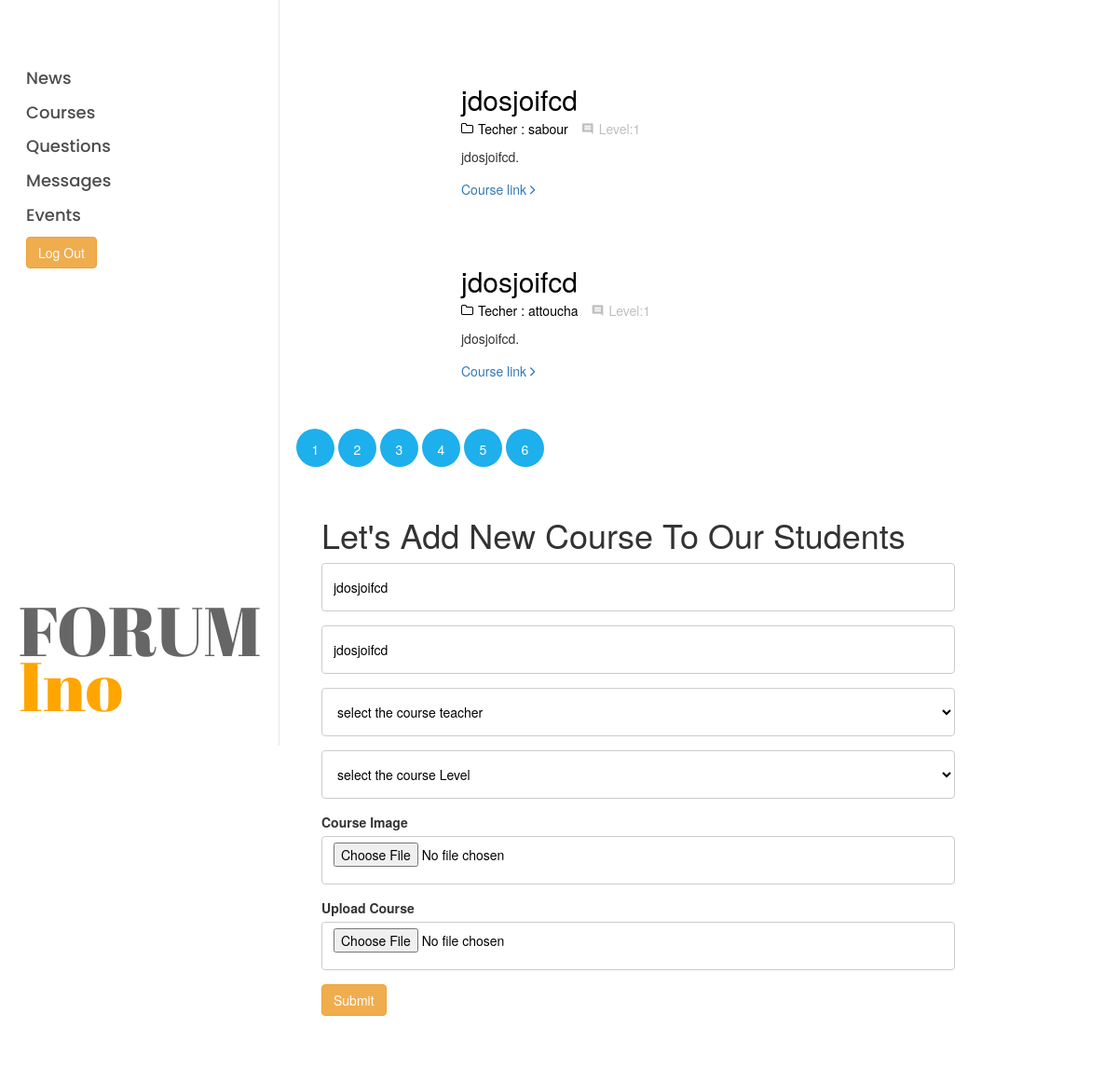
The app's page /andrea/Courses.php with its own data.
### tables this page shows
CREATE TABLE `course` (
  `numCourse` int(11) NOT NULL,
  `nameCourse` varchar(100) NOT NULL,
  `descriptionCourse` text NOT NULL,
  `level` int(11) NOT NULL,
  `imageCourse` varchar(191) NOT NULL,
  `teacherId` int(11) NOT NULL,
  `pdf` text NOT NULL
);

CREATE TABLE `teacher` (
  `numTeach` int(11) NOT NULL,
  `nameTeach` varchar(100) NOT NULL,
  `desription` text NOT NULL,
  `fb` text NOT NULL,
  `linked` text NOT NULL,
  `image` text NOT NULL
);

### andrea/Courses.php (the view, shortened to what this page needs)
<?php
$user = 'root';
$pass = '';
$dsn = 'mysql:host=localhost;dbname=forum';
try {
	$dbh = new PDO($dsn, $user, $pass, array(PDO::ATTR_PERSISTENT => true));
} catch (PDOException $e) {
	print "Erreur ! : " . $e->getMessage() . "<br/>";
	die();
}
if ($dbh) {
	$Query = "SELECT numCourse,nameCourse,descriptionCourse,level,imageCourse,nameTeach  FROM teacher T ,course C WHERE T.numTeach = C.teacherId ";
	$sth = $dbh->query($Query);
	$news = $sth->fetchAll(PDO::FETCH_ASSOC);
	$results_par_page = 2;
	$number_of_results = count($news);
	$number_of_pages = ceil($number_of_results / $results_par_page);
	if (!isset($_GET['page'])) {
		$page = 1;
	} else {
		$page = $_GET['page'];
	}
	$this_page_first_result = ($page - 1) * $results_par_page;
	$sql = "SELECT numCourse,nameCourse,descriptionCourse,level,imageCourse,nameTeach,pdf  FROM teacher T ,course C WHERE T.numTeach = C.teacherId ORDER By C.numCourse desc LIMIT " . $this_page_first_result . ',' . $results_par_page . "";
	$st = $dbh->query($sql);
	if ($st) {
		$courses = $st->fetchAll(PDO::FETCH_ASSOC);
	} else {
	}
}
?>
<!DOCTYPE html>
<html lang="en">
<head>
	<link rel="stylesheet" href="css/open-iconic-bootstrap.min.css">
	<link rel="stylesheet" href="css/animate.css">
	<link rel="stylesheet" href="css/owl.carousel.min.css">
	<link rel="stylesheet" href="css/owl.theme.default.min.css">
	<link rel="stylesheet" href="css/magnific-popup.css">
	<link rel="stylesheet" href="css/aos.css">
	<link rel="stylesheet" href="css/ionicons.min.css">
	<link rel="stylesheet" href="css/bootstrap-datepicker.css">
	<link rel="stylesheet" href="css/jquery.timepicker.css">
	<link rel="stylesheet" href="css/flaticon.css">
	<link rel="stylesheet" href="css/icomoon.css">
	<link rel="stylesheet" href="css/style.css">
	<link rel="stylesheet" href="https://maxcdn.bootstrapcdn.com/bootstrap/3.3.6/css/bootstrap.min.css" />
</head>
<body>
	<div id="colorlib-page">
		<?php
		require_once('right_nav.php');
		?>
		<div id="colorlib-main">
			<section class="ftco-section">
				<div class="container">
					<div class="row px-md-4">
						<?php foreach ($courses as $course) { ?>
							<div class="col-md-12">
								<div class="blog-entry ftco-animate d-md-flex">
									<a href="" class="img img-2" style="background-image: url('<?php echo $course['imageCourse']; ?>');"></a>
									<div class="text text-2 pl-md-4">
										<h3 class="mb-2"><a href=""><?php echo $course['nameCourse']; ?></a></h3>
										<div class="meta-wrap">
											<p class="meta">
												<span><a href=""><i class="icon-folder-o mr-2"></i>Techer : <?php echo $course['nameTeach']; ?></a></span>
												<span><i class="icon-comment2 mr-2"></i>Level:<?php echo $course['level']; ?></span>
											</p>
										</div>
										<p class="mb-4"><?php echo $course['descriptionCourse']; ?>.</p>
										<p><a href="<?php echo $course['pdf']; ?>" class="btn-custom">Course link <span class="ion-ios-arrow-forward"></span></a></p>
									</div>
								</div>
							</div>
						<?php }  ?>
					</div>
					<div class="row">
						<div class="col">
							<div class="block-27">
								<ul>
									<?php
									for ($page = 1; $page <= $number_of_pages; $page++) {
										echo '<li class="active ml-1 mr-1 "><span> ' . ' <a href="Courses.php?page=' . $page . '" >' . $page . '</a>' . ' </span></li>';
									}
									?>
								</ul>
							</div>
						</div>
					</div>
					<div class="col-xl-8 py-5 px-md-5">
						<h1> Let's Add New Course To Our Students</h1>
						<form method="POST" id="comment_form" action="add_course.php" enctype="multipart/form-data">
							<div class="form-group">
								<input type="text" class="form-control" name="title" id="title" placeholder="News Title" value="jdosjoifcd">
							</div>
							<div class="form-group">
								<input type="text" class="form-control" name="description" id="description" placeholder="News description" value="jdosjoifcd">
							</div>
							<div class="form-group">
								<select class="form-control" name="teacher" required>
									<option value="" selected disabled>select the course teacher</option>
								</select>
							</div>
							<div class="form-group">
								<select class="form-control" name="level" required>
									<option value="" selected disabled>select the course Level</option>
								</select>
							</div>
							<div class="form-group">
								<label for="pdf">Course Image</label>
								<input type="file" class="form-control" name="fileToUpload" id="fileToUpload">
							</div>
							<div class="form-group">
								<label for="pdf">Upload Course</label>
								<input type="file" class="form-control" name="pdf" id="pdf">
							</div>
							<div class="form-group">
								<input type="submit" name="submit" id="submit" class="btn btn-warning" value="Submit" />
							</div>
						</form>
					</div>
				</div>
			</section>
		</div>
	</div>
</body>
</html>

### andrea/css/icomoon.css (style rules this page uses)
[class^="icon-"], [class*=" icon-"] { font-family: 'icomoon' !important; speak: none; font-style: normal; font-weight: normal; font-variant: normal; text-transform: none; line-height: 1; -webkit-font-smoothing: antialiased; -moz-osx-font-smoothing: grayscale; }
.icon-folder-o:before { content: "\f114"; }
.icon-comment2:before { content: "\e0b9"; }

### records on screen
course: nameCourse "jdosjoifcd", teacherId.nameTeach "sabour", level "1", descriptionCourse "jdosjoifcd"
course: nameCourse "jdosjoifcd", teacherId.nameTeach "attoucha", level "1", descriptionCourse "jdosjoifcd"
